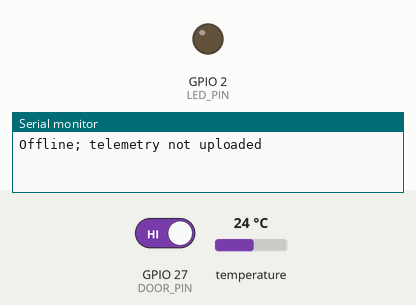
This program was run on a simulated ESP32. Shown: output pins drawn as LEDs (lit = HIGH), the last lines printed to the serial monitor. Inputs (shaded band) come from the test bench; at power-on: temperature 24 °C, GPIO 27 (DOOR_PIN) HIGH. WiFi joins after 1.5 s; servers stay silent unless stated; uploads are accepted with an empty reply; random numbers use the default seed unless the program sets one.

Above: at 1.2 s.
1.3 s: temperature set to 18.4 °C
11.9 s: temperature set to 17.2 °C
At 16.2 s:
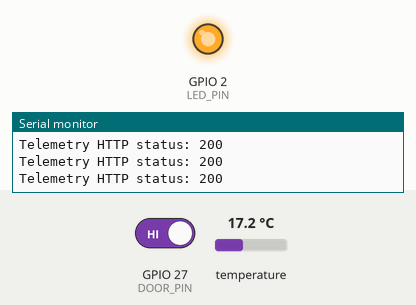
16.7 s: temperature set to 19 °C
At 21.2 s:
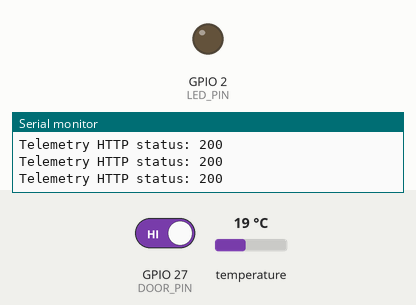
21.7 s: temperature set to 12 °C
At 26.2 s:
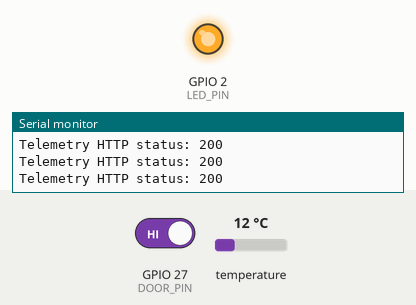
Timing chart, 0 to 27.7 s (numbered marks = the images above; inputs shaded):
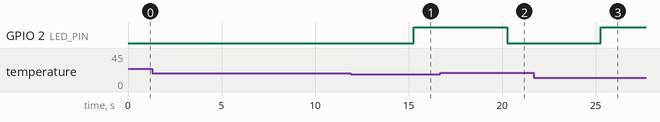

Measured:
- the behaviour switches between 18 and 17.9 °C on temperature (found by bisection; images 0 and 1)
- after the input at 11.9 s, GPIO 2 (LED_PIN): LOW → HIGH after 3.4 s
- after the input at 16.7 s, GPIO 2 (LED_PIN): HIGH → LOW after 3.6 s
- after the input at 21.7 s, GPIO 2 (LED_PIN): LOW → HIGH after 3.6 s

The program:

main.cpp
```cpp
#include <Arduino.h>
#include <WiFi.h>
#include <HTTPClient.h>
#include <OneWire.h>
#include <DallasTemperature.h>
#include "MonitorLogic.h"
#include "secrets.h" // Copy include/secrets.example.h to include/secrets.h.

// Low-voltage demo only; check your board pinout.
constexpr int SENSOR_PIN = 4;
constexpr int DOOR_PIN = 27;
constexpr int LED_PIN = 2;
constexpr uint32_t PERIOD_MS = 5000;

OneWire oneWire(SENSOR_PIN);
DallasTemperature ds(&oneWire);
monitor::MonitorLogic logic;
uint32_t nextSampleAt = 0;
uint32_t conversionStartedAt = 0;
uint32_t sequenceNumber = 0;
uint32_t bootId = 0;
bool pending = false;

void setup()
{
    Serial.begin(115200);
    pinMode(DOOR_PIN, INPUT_PULLUP);
    pinMode(LED_PIN, OUTPUT);
    digitalWrite(LED_PIN, LOW);
    ds.begin();
    ds.setResolution(10);
    ds.setWaitForConversion(false);
    WiFi.mode(WIFI_STA);
    WiFi.begin(WIFI_SSID, WIFI_PASSWORD);
    bootId = esp_random();
}

void loop()
{
    uint32_t now = millis();
    bool open = digitalRead(DOOR_PIN) == LOW;
    logic.updateDoor(open, now);

    if (!pending && static_cast<int32_t>(now - nextSampleAt) >= 0)
    {
        ds.requestTemperatures();
        conversionStartedAt = now;
        pending = true;
        nextSampleAt = now + PERIOD_MS;
    }
    if (!pending || static_cast<uint32_t>(now - conversionStartedAt) < 250) return;
    pending = false;

    float temperature = ds.getTempCByIndex(0);
    bool valid = temperature != DEVICE_DISCONNECTED_C &&
        temperature >= -55 && temperature <= 125 && isfinite(temperature);
    auto decision = logic.evaluate(temperature, valid, now);
    digitalWrite(LED_PIN, decision.alert ? HIGH : LOW);

    if (WiFi.status() != WL_CONNECTED)
    {
        static uint32_t lastReconnect = 0;
        if (static_cast<uint32_t>(now - lastReconnect) > 10000)
        {
            lastReconnect = now;
            WiFi.reconnect();
        }
        Serial.println("Offline; telemetry not uploaded");
        return;
    }

    char eventId[32];
    snprintf(eventId, sizeof(eventId), "%08lx-%lu",
        (unsigned long)bootId, (unsigned long)++sequenceNumber);
    char payload[256];
    if (valid)
    {
        snprintf(payload, sizeof(payload),
            "{\"deviceId\":\"%s\",\"eventId\":\"%s\",\"temperatureC\":%.2f,\"doorOpen\":%s,\"sensorOk\":true,\"uptimeMs\":%lu}",
            MONITOR_DEVICE_ID, eventId, temperature, open ? "true" : "false", (unsigned long)now);
    }
    else
    {
        snprintf(payload, sizeof(payload),
            "{\"deviceId\":\"%s\",\"eventId\":\"%s\",\"temperatureC\":null,\"doorOpen\":%s,\"sensorOk\":false,\"uptimeMs\":%lu}",
            MONITOR_DEVICE_ID, eventId, open ? "true" : "false", (unsigned long)now);
    }

    WiFiClient client;
    HTTPClient http;
    http.setTimeout(2500); // Synchronous demo transport; future version should queue/retry.
    if (!http.begin(client, MONITOR_API_URL)) return;
    http.addHeader("Content-Type", "application/json");
    http.addHeader("X-Device-Key", MONITOR_API_KEY);
    int response = http.POST((uint8_t*)payload, strlen(payload));
    Serial.printf("Telemetry HTTP status: %d\n", response);
    http.end();
}
```

MonitorLogic.h
```cpp
#pragma once
#include <cstdint>

namespace monitor {
struct Reading { float temperatureC; bool sensorOk; bool doorOpen; };
struct Decision { bool alert; bool sensorFault; bool temperatureAlarm; bool doorAlarm; };
class MonitorLogic {
public:
    MonitorLogic(float minimum=18.0f,float maximum=28.0f,uint32_t doorHoldMs=3000);
    void updateDoor(bool doorOpen, uint32_t nowMs);
    Decision evaluate(float tempC,bool sensorOk,uint32_t nowMs) const;
private:
    float minimum_, maximum_;
    uint32_t doorHoldMs_;
    uint32_t doorOpenedAt_ = 0;
    bool doorOpen_ = false;
};
}
```

secrets.example.h
```cpp
// Copy this file to include/secrets.h and configure YOUR local network.
// Never commit secrets.h to a public repository.
#pragma once
#define WIFI_SSID "YOUR_WIFI_NAME"
#define WIFI_PASSWORD "YOUR_WIFI_PASSWORD"
#define MONITOR_API_URL "http://192.168.1.100:5070/api/telemetry"
#define MONITOR_API_KEY "YOUR_DEVICE_KEY"
#define MONITOR_DEVICE_ID "esp32-demo"
```

MonitorLogic.cpp
```cpp
#include "MonitorLogic.h"
#include <cmath>
namespace monitor {
MonitorLogic::MonitorLogic(float minimum,float maximum,uint32_t doorHoldMs):
    minimum_(minimum),maximum_(maximum),doorHoldMs_(doorHoldMs) {
    // Avoid exceptions: many embedded toolchains compile with -fno-exceptions.
    if (!std::isfinite(minimum)||!std::isfinite(maximum)||minimum>=maximum) {
        minimum_=18.0f;
        maximum_=28.0f;
    }
}
void MonitorLogic::updateDoor(bool doorOpen,uint32_t nowMs) {
    if (doorOpen && !doorOpen_) doorOpenedAt_=nowMs;
    doorOpen_=doorOpen;
}
Decision MonitorLogic::evaluate(float tempC,bool sensorOk,uint32_t nowMs) const {
    bool fault=!sensorOk || !std::isfinite(tempC);
    bool temp=!fault && (tempC<minimum_ || tempC>maximum_);
    bool door=doorOpen_ && static_cast<uint32_t>(nowMs-doorOpenedAt_)>=doorHoldMs_;
    return {fault||temp||door,fault,temp,door};
}
}
```
